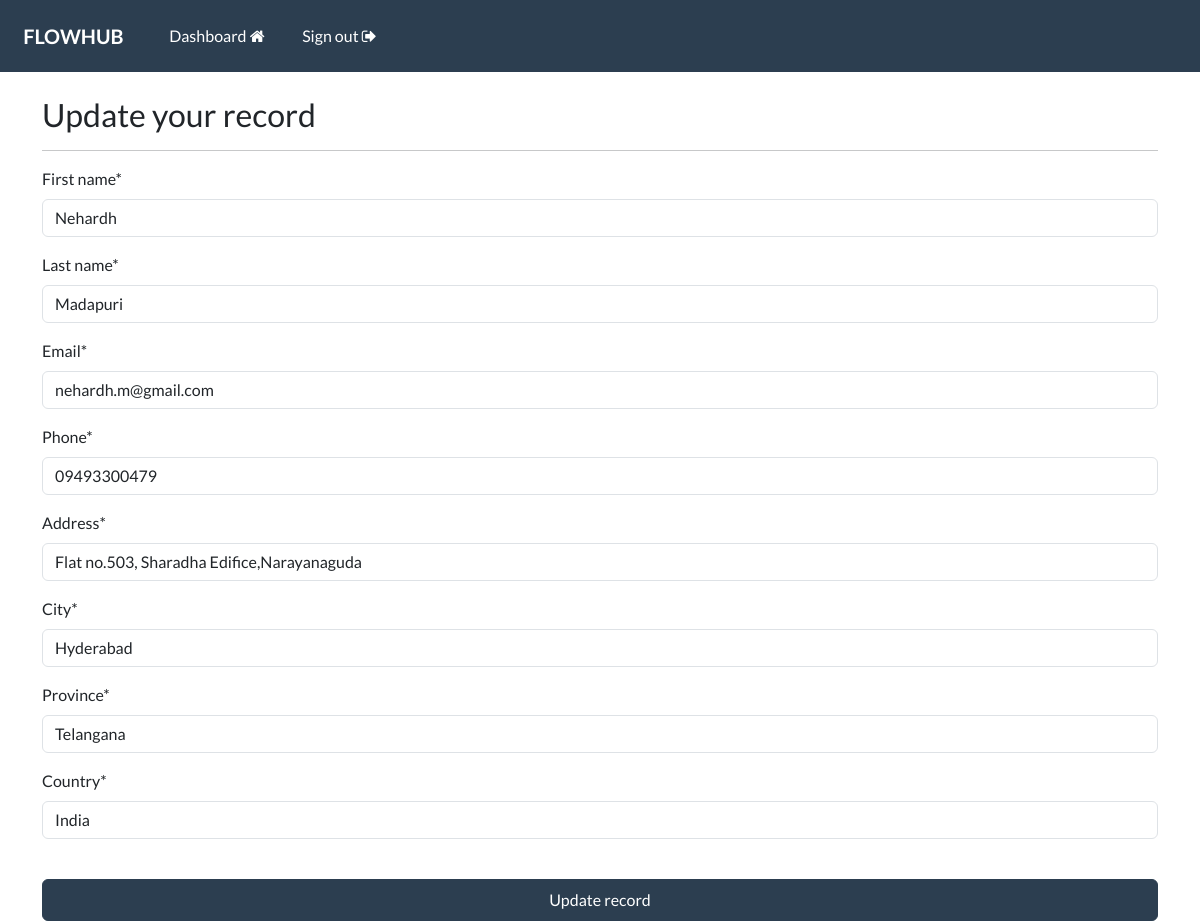
Screenshot of /update-record/10 (signed in) with the database file from the repository.
### webapp/models.py (models this page shows, shortened)
class Record(models.Model):
    creation_date = models.DateTimeField(auto_now_add = True)
    first_name = models.CharField(max_length = 100)
    last_name = models.CharField(max_length = 100)
    email = models.CharField(max_length = 200)
    phone = models.CharField(max_length = 20)
    address = models.CharField(max_length = 300)
    city = models.CharField(max_length = 100)
    province = models.CharField(max_length = 200)
    country = models.CharField(max_length = 100)

### webapp/views.py (the view)
# urls.py: path('update-record/<int:pk>', views.update_record , name = "update-record"),
@login_required(login_url = 'my-login')
def update_record(request , pk):
    record = Record.objects.get(id = pk)
    form = UpdateRecordForm(instance = record)
    if request.method == "POST":
        form = UpdateRecordForm(request.POST , instance = record)
        if form.is_valid():
            form.save()
            return redirect("dashboard")
    context = {'form' : form}
    return render(request , 'webapp/update-record.html' , context = context)

### webapp/forms.py
class UpdateRecordForm(forms.ModelForm):
    class Meta:
        model = Record
        fields = ['first_name' , 'last_name' , 'email' , 'phone' , 'address' , 'city' , 'province' , 'country']

### webapp/templates/webapp/update-record.html (shortened to what this page needs)
{% extends "webapp/base.html" %}
{% load crispy_forms_tags%}
{% block content %}
<body>
    <div>
        <h3>Update your record</h3>
        <hr>
        <form autocomplete="off" method="POST">
            {{form|crispy}}
            <br>
            <button type="submit" class="btn btn-primary w-100 btn-blck p-2" >Update record</button>
            <br>
        </form>
    </div>
</body>
{% endblock %}

### rows the page displays
Record: first_name "Nehardh", last_name "Madapuri", email "nehardh.m@gmail.com", phone "09493300479", address "Flat no.503, Sharadha Edifice,Narayanaguda", city "Hyderabad", province "Telangana", country "India"
